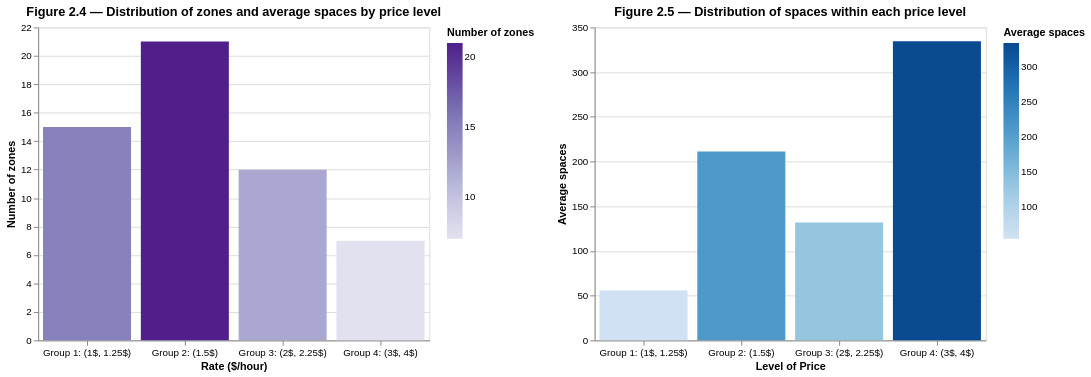

The notebook cell this image was saved under:
### Code cell
# ------------------------------------------------------------
# Distribution of zones across price categories
# This shows how many zones fall into each price level.
# ------------------------------------------------------------
avg_rate_dist = (
    avg_rates
    .group_by("price_category")
    .len()
    .rename({"len": "count"})
    .with_columns(
        # convert counts to percentages for optional reporting
        (pl.col("count") / pl.col("count").sum() * 100).alias("percent")
    )
    .sort("price_category")
)

rate_bars_grouped = (
    alt.Chart(avg_rate_dist.to_pandas())
    .mark_bar()
    .encode(
        # x-axis: grouped hourly price categories
        x=alt.X(
            "price_category:O",
            title="Rate ($/hour)",
            axis=alt.Axis(labelAngle=0)
        ),
        # y-axis: number of zones in each category
        y=alt.Y(
            "count:Q",
            title="Number of zones"
        ),
        # color bars by count for easier visual comparison
        color=alt.Color(
            "count:Q",
            scale=alt.Scale(scheme="purples"),
            title="Number of zones"
        ),
        # tooltip for exact values on hover
        tooltip=[
            alt.Tooltip("price_category:O", title="Rate"),
            alt.Tooltip("count:Q", title="N_zone"),
            alt.Tooltip("percent:Q", format=".1f", title="Percent")
        ],
    )
    .properties(
        title="Figure 2.4 — Distribution of zones and average spaces by price level",
        width=400,
        height=320,
    )
)

# ------------------------------------------------------------
# Average spaces by price category
# This helps check whether more expensive zones also tend to
# have larger or smaller parking supply.
# ------------------------------------------------------------
avg_spaces_bars = (
    alt.Chart(by_price_category.to_pandas())
    .mark_bar()
    .encode(
        # x-axis: price category
        x=alt.X(
            "price_category:N",
            title="Level of Price",
            axis=alt.Axis(labelAngle=0)
        ),
        # y-axis: average number of spaces across zones in that category
        y=alt.Y(
            "mean_spaces:Q",
            title="Average spaces"
        ),
        # color by average spaces for visual emphasis
        color=alt.Color(
            "mean_spaces:Q",
            title="Average spaces"
        ),
        # tooltip with summary statistics
        tooltip=[
            "price_category:O",
            alt.Tooltip("mean_spaces:Q", format=".3f", title="Mean spaces"),
            alt.Tooltip("std_spaces:Q", format=".3f", title="Std spaces"),
            alt.Tooltip("n_zones:Q", title="N_zone"),
        ],
    )
    .properties(
        title="Figure 2.5 — Distribution of spaces within each price level",
        width=400,
        height=320,
    )
)

# Charts display
(
    (rate_bars_grouped | avg_spaces_bars)
    .resolve_scale(color="independent")
    .resolve_axis(y="independent")
)

### Figure 1 — Vega-Lite specification as saved in the notebook (floating-point values rounded to 4 significant figures)
{"config": {"view": {"continuousWidth": 300, "continuousHeight": 300}}, "hconcat": [{"data": {"name": "data-ed8b7a18a795514aa3af869c7924929b"}, "mark": {"type": "bar"}, "encoding": {"color": {"field": "count", "scale": {"scheme": "purples"}, "title": "Number of zones", "type": "quantitative"}, "tooltip": [{"field": "price_category", "title": "Rate", "type": "ordinal"}, {"field": "count", "title": "N_zone", "type": "quantitative"}, {"field": "percent", "format": ".1f", "title": "Percent", "type": "quantitative"}], "x": {"axis": {"labelAngle": 0}, "field": "price_category", "title": "Rate ($/hour)", "type": "ordinal"}, "y": {"field": "count", "title": "Number of zones", "type": "quantitative"}}, "height": 320, "title": "Figure 2.4 — Distribution of zones and average spaces by price level", "width": 400}, {"data": {"name": "data-041348884342115ae2bd4e7885c27401"}, "mark": {"type": "bar"}, "encoding": {"color": {"field": "mean_spaces", "title": "Average spaces", "type": "quantitative"}, "tooltip": [{"field": "price_category", "type": "ordinal"}, {"field": "mean_spaces", "format": ".3f", "title": "Mean spaces", "type": "quantitative"}, {"field": "std_spaces", "format": ".3f", "title": "Std spaces", "type": "quantitative"}, {"field": "n_zones", "title": "N_zone", "type": "quantitative"}], "x": {"axis": {"labelAngle": 0}, "field": "price_category", "title": "Level of Price", "type": "nominal"}, "y": {"field": "mean_spaces", "title": "Average spaces", "type": "quantitative"}}, "height": 320, "title": "Figure 2.5 — Distribution of spaces within each price level", "width": 400}], "resolve": {"axis": {"y": "independent"}, "scale": {"color": "independent"}}, "$schema": "https://vega.github.io/schema/vega-lite/v5.20.1.json", "datasets": {"data-ed8b7a18a795514aa3af869c7924929b": [{"price_category": "Group 1: (1$, 1.25$)", "count": 15, "percent": 27.27}, {"price_category": "Group 2: (1.5$)", "count": 21, "percent": 38.18}, {"price_category": "Group 3: (2$, 2.25$)", "count": 12, "percent": 21.82}, {"price_category": "Group 4: (3$, 4$)", "count": 7, "percent": 12.73}], "data-041348884342115ae2bd4e7885c27401": [{"price_category": "Group 1: (1$, 1.25$)", "mean_busyness": 599.6, "std_busyness": 486.9, "mean_spaces": 55.73, "std_spaces": 40.76, "n_zones": 15}, {"price_category": "Group 2: (1.5$)", "mean_busyness": 2071.0, "std_busyness": 1490.0, "mean_spaces": 211.1, "std_spaces": 254.6, "n_zones": 21}, {"price_category": "Group 3: (2$, 2.25$)", "mean_busyness": 3681.0, "std_busyness": 2260.0, "mean_spaces": 131.7, "std_spaces": 167.3, "n_zones": 12}, {"price_category": "Group 4: (3$, 4$)", "mean_busyness": 3285.0, "std_busyness": 920.6, "mean_spaces": 334.4, "std_spaces": 94.6, "n_zones": 7}]}}
